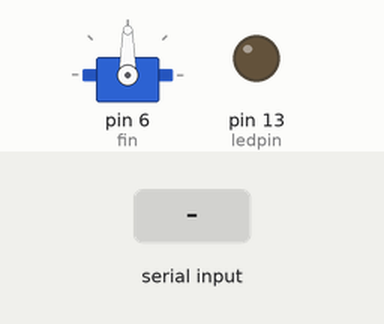
This sketch was run on a simulated Arduino Uno, built with avr-gcc and run on an emulated ATmega328P. On the bench: servo, output pins drawn as LEDs (lit = HIGH). The test bench sets the inputs (shaded band).

Above: at 1.2 s.
1.3 s: "1" received over the second serial link
At 2.4 s:
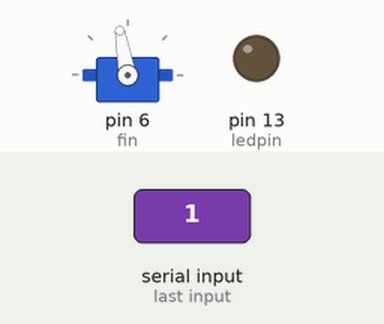
2.8 s: "0" received over the second serial link
At 3.6 s:
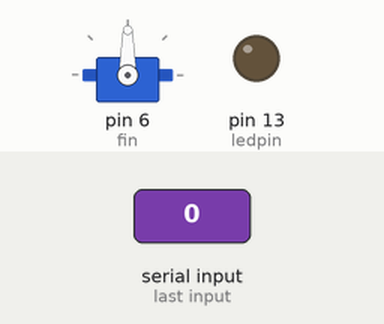
Timing chart, 0 to 5.8 s (numbered marks = the images above; inputs shaded):
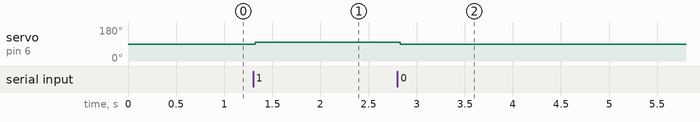

The sketch:

BluetoothFish.ino
```cpp
#include <SoftwareSerial.h>
#include<Servo.h>
SoftwareSerial portIN(10, 11); //TX, RX
SoftwareSerial portO(8,9);
int pos=90;
int ledpin=13;
int BluetoothData;
Servo fin;
void setup() {

  portIN.begin(9600);
  portO.begin(9600);
  fin.attach(6);
  pinMode(ledpin,OUTPUT);
  fin.write(pos);
  portO.listen();
  portO.println("OUTPUT BLUETOOTH"); Serial.println();
}

void loop() {
 portIN.listen();
if (portIN.available()){
BluetoothData=portIN.read();
portO.listen();
   if(BluetoothData=='1'){
   pos=pos+10;fin.write(pos); portO.println("LOL");
 //  portO.println("Servo left! ");
//Serial.println();
   }


  if (BluetoothData=='0'){
    pos=90;fin.write(pos);
  // portO.println("Servo centered! ");
//Serial.println();
  }

  if (BluetoothData=='2'){
    pos= pos-10;fin.write(pos);
//   portO.println("Servo right! ");
//Serial.println();
  }
}
else
{
  fin.write(pos);
}
delay(100);
}
```

Measured:
- after the input at 1.3 s, servo on pin 6 (fin): 90° → 100° at once
- after the input at 2.8 s, servo on pin 6 (fin): 100° → 90° at once
